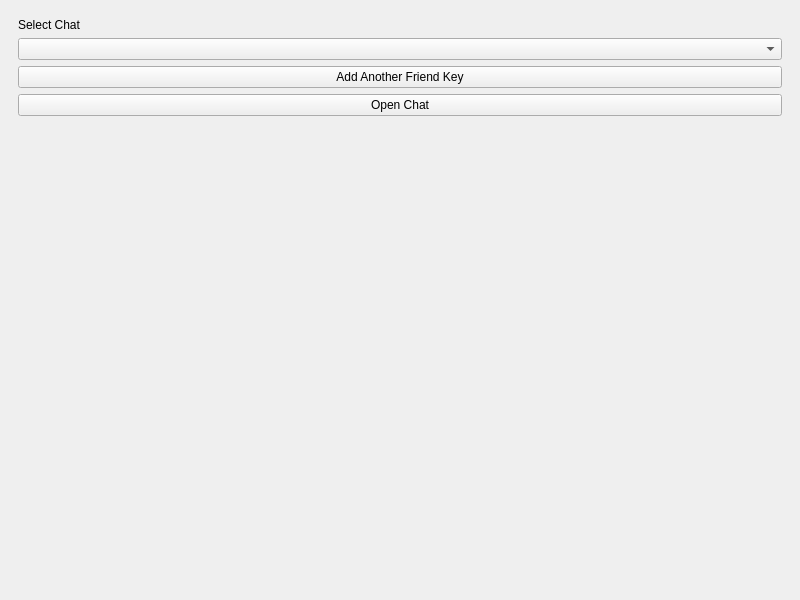
<?xml version="1.0" encoding="UTF-8"?>
<ui version="4.0">
 <class>MainWindow</class>
 <widget class="QMainWindow" name="MainWindow">
  <property name="geometry">
   <rect>
    <x>0</x>
    <y>0</y>
    <width>800</width>
    <height>600</height>
   </rect>
  </property>
  <property name="windowTitle">
   <string>MainWindow</string>
  </property>
  <widget class="QWidget" name="centralwidget">
   <layout class="QGridLayout" name="gridLayout">
    <item row="0" column="0" alignment="Qt::AlignTop">
     <widget class="QWidget" name="widget" native="true">
      <layout class="QGridLayout" name="gridLayout_2">
       <item row="0" column="0">
        <widget class="QLabel" name="label">
         <property name="text">
          <string>Select Chat</string>
         </property>
        </widget>
       </item>
       <item row="1" column="0">
        <widget class="QComboBox" name="openChatComboBox"/>
       </item>
       <item row="2" column="0">
        <widget class="QPushButton" name="openChatAddKeyButton">
         <property name="text">
          <string>Add Another Friend Key</string>
         </property>
        </widget>
       </item>
       <item row="3" column="0">
        <widget class="QPushButton" name="openChatStartButton">
         <property name="text">
          <string>Open Chat</string>
         </property>
        </widget>
       </item>
      </layout>
     </widget>
    </item>
   </layout>
  </widget>
 </widget>
 <resources/>
 <connections/>
</ui>
